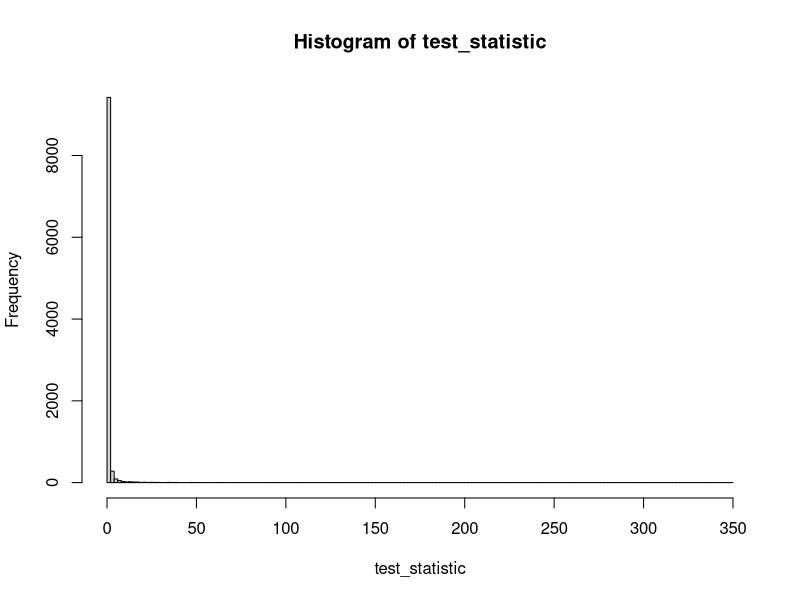
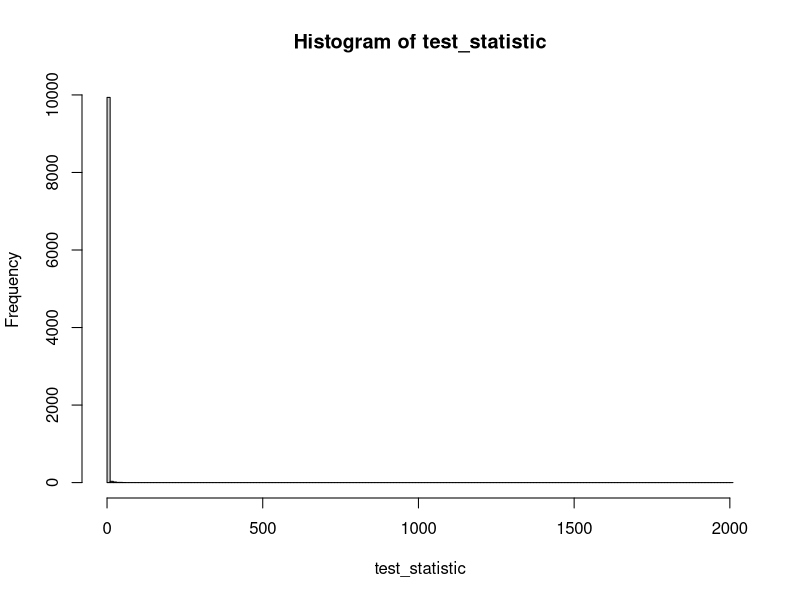

Reproduce these figures in R, in order.
# Assignment 2 Q4

nsim <- 10000

# sample size
n<-15

test_statistic <- rep(0,nsim)

for (i in 1 : nsim) {

# random variates
s <- rcauchy(n,0,1)

# neyman-pearson test_statistic

l <- ((1+s^2)/(1+((s-1)^2)))

test_statistic[i] <- prod(l)
}

hist(test_statistic,breaks=200)

cat ("cutoff is :",quantile(test_statistic,.95),"\n")

# RESULT : cutoff is around 2.3


############
# part b
############

count <- 0

for (i in 1 : nsim) {

# random variates with mu =1
s <- rcauchy(n,1,1)

# neyman-pearson test_statistic

l <- ((1+s^2)/(1+((s-1)^2)))

tstat <- prod(l)

if (tstat > 2.3) {
count <- count +1
}

}

power <- (count/nsim)*100

cat ("power of test is:",power,"\n")

#RESULT : power of the test is 83.6 % ; Since neyman-pearson's is the most powerful test, since the test statistic and threshold for rejection is specifically designed for cauchy (1,1) vs cauchy(0,1).


############
# part c
############
nsim <- 10000

# sample size
n<-15

test_statistic <- rep(0,nsim)

for (i in 1 : nsim) {

# random variates
s <- rnorm(n,0,1)

# neyman-pearson test_statistic

l <- ((1+s^2)/(1+((s-1)^2)))

test_statistic[i] <- prod(l)
}

hist(test_statistic,breaks=200)

cat ("cutoff is :",quantile(test_statistic,.95),"\n")

# RESULT : cutoff is around 0.76


############
# part b
############

count <- 0

for (i in 1 : nsim) {

# random variates with mu =1
s <- rcauchy(n,1,1)

# neyman-pearson test_statistic

l <- ((1+s^2)/(1+((s-1)^2)))

tstat <- prod(l)

if (tstat > 0.76) {
count <- count +1
}

}

power <- (count/nsim)*100

cat ("power of test is:",power,"\n")

#RESULT : power of the test is 92.04 % ; Since neyman-pearson's is the most powerful test and since cauchy distribution is quite close to normal distribution,  with central tendency the test is still more powerful.
